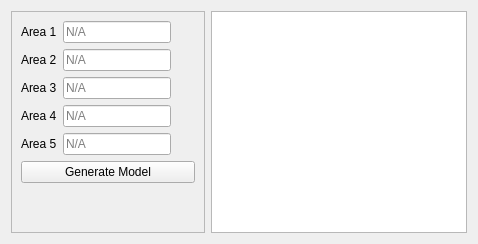
     <widget class="QWidget" name="Migration">
      <attribute name="title">
       <string>Migration Model</string>
      </attribute>
      <layout class="QGridLayout" name="gridLayout_3">
       <item row="0" column="1">
        <widget class="QGraphicsView" name="VideoContainer">
         <property name="sizePolicy">
          <sizepolicy hsizetype="Preferred" vsizetype="Preferred">
           <horstretch>0</horstretch>
           <verstretch>0</verstretch>
          </sizepolicy>
         </property>
        </widget>
       </item>
       <item row="0" column="0">
        <widget class="QFrame" name="ModelCustomisation">
         <property name="sizePolicy">
          <sizepolicy hsizetype="Maximum" vsizetype="Preferred">
           <horstretch>0</horstretch>
           <verstretch>0</verstretch>
          </sizepolicy>
         </property>
         <property name="maximumSize">
          <size>
           <width>400</width>
           <height>16777215</height>
          </size>
         </property>
         <property name="frameShape">
          <enum>QFrame::Shape::StyledPanel</enum>
         </property>
         <property name="frameShadow">
          <enum>QFrame::Shadow::Raised</enum>
         </property>
         <layout class="QGridLayout" name="gridLayout_3">
          <item row="3" column="0">
           <widget class="QLabel" name="label_8">
            <property name="text">
             <string>Area 4</string>
            </property>
           </widget>
          </item>
          <item row="4" column="0">
           <widget class="QLabel" name="label_9">
            <property name="text">
             <string>Area 5</string>
            </property>
           </widget>
          </item>
          <item row="1" column="0">
           <widget class="QLabel" name="label_6">
            <property name="text">
             <string>Area 2</string>
            </property>
           </widget>
          </item>
          <item row="3" column="1">
           <widget class="QLineEdit" name="Area4Year">
            <property name="cursor">
             <cursorShape>ArrowCursor</cursorShape>
            </property>
            <property name="inputMask">
             <string/>
            </property>
            <property name="maxLength">
             <number>32767</number>
            </property>
            <property name="placeholderText">
             <string>N/A</string>
            </property>
            <property name="cursorMoveStyle">
             <enum>Qt::CursorMoveStyle::VisualMoveStyle</enum>
            </property>
            <property name="clearButtonEnabled">
             <bool>false</bool>
            </property>
           </widget>
          </item>
          <item row="0" column="0">
           <widget class="QLabel" name="label_5">
            <property name="text">
             <string>Area 1</string>
            </property>
           </widget>
          </item>
          <item row="5" column="0" colspan="6">
           <widget class="QPushButton" name="MigrationModelButton">
            <property name="text">
             <string>Generate Model</string>
            </property>
           </widget>
          </item>
          <item row="2" column="0">
           <widget class="QLabel" name="label_7">
            <property name="text">
             <string>Area 3</string>
            </property>
           </widget>
          </item>
          <item row="2" column="1">
           <widget class="QLineEdit" name="Area3Year">
            <property name="cursor">
             <cursorShape>ArrowCursor</cursorShape>
            </property>
            <property name="inputMask">
             <string/>
            </property>
            <property name="maxLength">
             <number>32767</number>
            </property>
            <property name="placeholderText">
             <string>N/A</string>
            </property>
            <property name="cursorMoveStyle">
             <enum>Qt::CursorMoveStyle::VisualMoveStyle</enum>
            </property>
            <property name="clearButtonEnabled">
             <bool>false</bool>
            </property>
           </widget>
          </item>
          <item row="1" column="1">
           <widget class="QLineEdit" name="Area2Year">
            <property name="cursor">
             <cursorShape>ArrowCursor</cursorShape>
            </property>
            <property name="inputMask">
             <string/>
            </property>
            <property name="maxLength">
             <number>32767</number>
            </property>
            <property name="placeholderText">
             <string>N/A</string>
            </property>
            <property name="cursorMoveStyle">
             <enum>Qt::CursorMoveStyle::VisualMoveStyle</enum>
            </property>
            <property name="clearButtonEnabled">
             <bool>false</bool>
            </property>
           </widget>
          </item>
          <item row="4" column="1">
           <widget class="QLineEdit" name="Area5Year">
            <property name="cursor">
             <cursorShape>ArrowCursor</cursorShape>
            </property>
            <property name="inputMask">
             <string/>
            </property>
            <property name="maxLength">
             <number>32767</number>
            </property>
            <property name="placeholderText">
             <string>N/A</string>
            </property>
            <property name="cursorMoveStyle">
             <enum>Qt::CursorMoveStyle::VisualMoveStyle</enum>
            </property>
            <property name="clearButtonEnabled">
             <bool>false</bool>
            </property>
           </widget>
          </item>
          <item row="0" column="1">
           <widget class="QLineEdit" name="Area1Year">
            <property name="sizePolicy">
             <sizepolicy hsizetype="Expanding" vsizetype="Fixed">
              <horstretch>0</horstretch>
              <verstretch>0</verstretch>
             </sizepolicy>
            </property>
            <property name="cursor">
             <cursorShape>ArrowCursor</cursorShape>
            </property>
            <property name="inputMask">
             <string/>
            </property>
            <property name="maxLength">
             <number>32767</number>
            </property>
            <property name="echoMode">
             <enum>QLineEdit::EchoMode::Normal</enum>
            </property>
            <property name="placeholderText">
             <string>N/A</string>
            </property>
            <property name="cursorMoveStyle">
             <enum>Qt::CursorMoveStyle::LogicalMoveStyle</enum>
            </property>
            <property name="clearButtonEnabled">
             <bool>false</bool>
            </property>
           </widget>
          </item>
          <item row="6" column="0">
           <spacer name="verticalSpacer_2">
            <property name="orientation">
             <enum>Qt::Orientation::Vertical</enum>
            </property>
            <property name="sizeHint" stdset="0">
             <size>
              <width>20</width>
              <height>40</height>
             </size>
            </property>
           </spacer>
          </item>
         </layout>
        </widget>
       </item>
      </layout>
     </widget>
